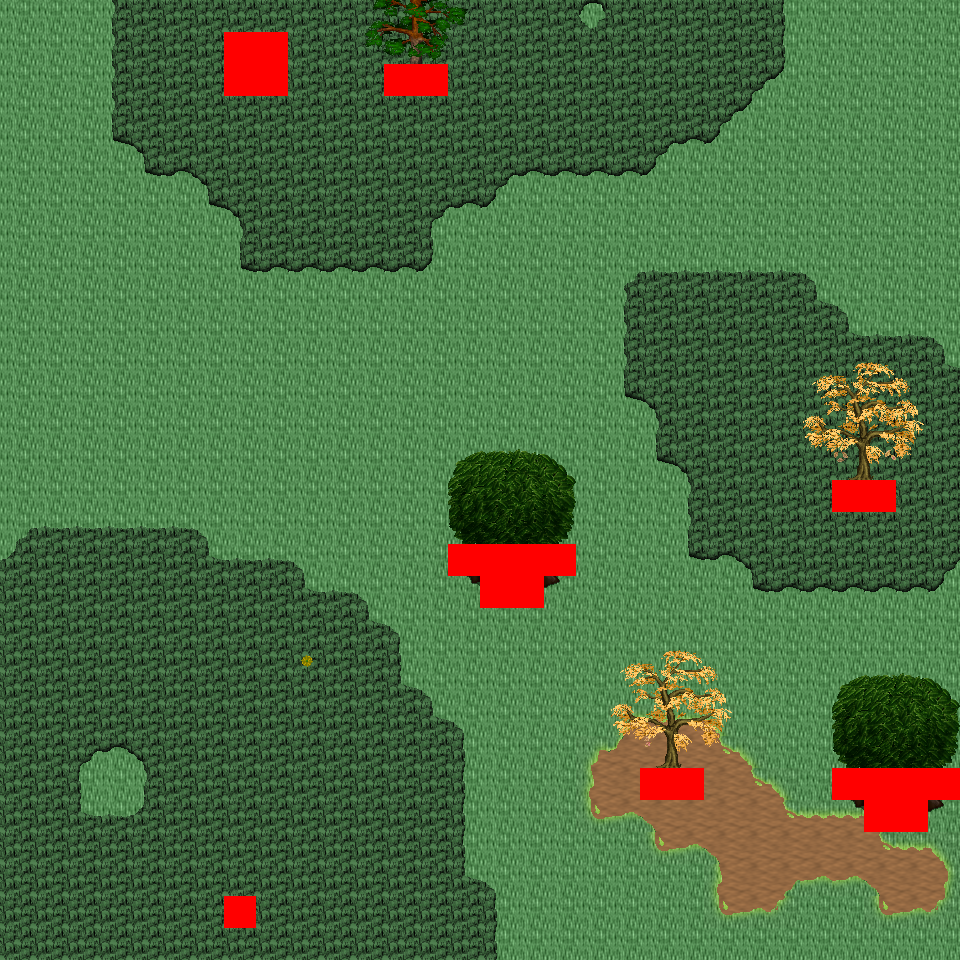

Below is a game level as drawn by its tile map, then a one-line description and the .tmx that defines it (tile-layer data replaced by summaries):
An orthogonal 30x30 tile map with 32x32 px tiles, 6 tile layers (Ground, Object, Object2, Above, ...), 18 tilesets and 5 objects (5x mapExit).

<map version="1.0" orientation="orthogonal" renderorder="right-down" width="30" height="30" tilewidth="32" tileheight="32" nextobjectid="6">
  <tileset firstgid="1" name="tileset_logic_collision" tilewidth="32" tileheight="32" tilecount="1" columns="1">
    <image source="../drawable/tileset_logic_collision.png" width="32" height="32" />
  </tileset>
  <tileset firstgid="2" name="tileset_ground_ground" tilewidth="32" tileheight="32" tilecount="33" columns="3">
    <image source="../drawable/tileset_ground_ground.png" width="96" height="352" />
  </tileset>
  <tileset firstgid="35" name="tileset_ground_grass_corners" tilewidth="32" tileheight="32" tilecount="24" columns="6">
    <image source="../drawable/tileset_ground_grass_corners.png" width="192" height="128" />
  </tileset>
  <tileset firstgid="59" name="tileset_ground_grass_edges" tilewidth="32" tileheight="32" tilecount="36" columns="12">
    <image source="../drawable/tileset_ground_grass_edges.png" width="384" height="96" />
  </tileset>
  <tileset firstgid="95" name="tileset_ground_grass_2" tilewidth="32" tileheight="32" tilecount="21" columns="3">
    <image source="../drawable/tileset_ground_grass_2.png" width="96" height="224" />
  </tileset>
  <tileset firstgid="116" name="tileset_plant_leaves" tilewidth="32" tileheight="32" tilecount="8" columns="4">
    <image source="../drawable/tileset_plant_leaves.png" width="128" height="64" />
  </tileset>
  <tileset firstgid="124" name="tileset_plant_tree_tree_darkgreen" tilewidth="32" tileheight="32" tilecount="88" columns="8">
    <image source="../drawable/tileset_plant_tree_tree_darkgreen.png" width="256" height="352" />
  </tileset>
  <tileset firstgid="212" name="tileset_plant_tree_fall_trees" tilewidth="32" tileheight="32" tilecount="40" columns="8">
    <image source="../drawable/tileset_plant_tree_fall_trees.png" width="256" height="160" />
  </tileset>
  <tileset firstgid="252" name="tileset_plant_tree_pine_tree" tilewidth="32" tileheight="32" tilecount="20" columns="4">
    <image source="../drawable/tileset_plant_tree_pine_tree.png" width="128" height="160" />
  </tileset>
  <tileset firstgid="272" name="tileset_plant_stump_hollow_logs" tilewidth="32" tileheight="32" tilecount="6" columns="3">
    <image source="../drawable/tileset_plant_stump_hollow_logs.png" width="96" height="64" />
  </tileset>
  <tileset firstgid="278" name="tileset_plant_stump_small_stump" tilewidth="32" tileheight="32" tilecount="4" columns="2">
    <image source="../drawable/tileset_plant_stump_small_stump.png" width="64" height="64" />
  </tileset>
  <tileset firstgid="282" name="tileset_plant_stump_stump_pale_purple" tilewidth="32" tileheight="32" tilecount="4" columns="2">
    <image source="../drawable/tileset_plant_stump_stump_pale_purple.png" width="64" height="64" />
  </tileset>
  <tileset firstgid="286" name="tileset_plant_flower_daisy_blue" tilewidth="32" tileheight="32" tilecount="8" columns="2">
    <image source="../drawable/tileset_plant_flower_daisy_blue.png" width="64" height="128" />
  </tileset>
  <tileset firstgid="294" name="tileset_plant_flower_daisy_red" tilewidth="32" tileheight="32" tilecount="8" columns="2">
    <image source="../drawable/tileset_plant_flower_daisy_red.png" width="64" height="128" />
  </tileset>
  <tileset firstgid="302" name="tileset_plant_flower_daisy_white" tilewidth="32" tileheight="32" tilecount="8" columns="2">
    <image source="../drawable/tileset_plant_flower_daisy_white.png" width="64" height="128" />
  </tileset>
  <tileset firstgid="310" name="tileset_plant_flower_daisy_yellow" tilewidth="32" tileheight="32" tilecount="8" columns="2">
    <image source="../drawable/tileset_plant_flower_daisy_yellow.png" width="64" height="128" />
  </tileset>
  <tileset firstgid="318" name="tileset_logic_creature_ent" tilewidth="32" tileheight="32" tilecount="4" columns="4">
    <image source="../drawable/tileset_logic_creature_ent.png" width="128" height="32" />
  </tileset>
  <tileset firstgid="322" name="tileset_logic_creature_animal" tilewidth="32" tileheight="32" tilecount="32" columns="8">
    <image source="../drawable/tileset_logic_creature_animal.png" width="256" height="128" />
  </tileset>
  <layer name="Ground" width="30" height="30">
    <data>[900 cells, 900 non-empty, 3 distinct tile ids]</data>
  </layer>
  <layer name="Object" width="30" height="30">
    <data>[900 cells, 169 non-empty, 44 distinct tile ids]</data>
  </layer>
  <layer name="Object2" width="30" height="30">
    <data>[900 cells, 15 non-empty, 15 distinct tile ids]</data>
  </layer>
  <layer name="Above" width="30" height="30">
    <data>[900 cells, 64 non-empty, 36 distinct tile ids]</data>
  </layer>
  <layer name="Above2" width="30" height="30">
    <data>[900 cells, 0 non-empty, 0 distinct tile ids]</data>
  </layer>
  <layer name="Walkable" width="30" height="30">
    <data>[900 cells, 23 non-empty, 1 distinct tile ids]</data>
  </layer>
  <objectgroup name="MapEvents">
    <object id="1" name="north" type="mapExit" x="0" y="0" width="960" height="32">
      <properties>
        <property name="map" value="level_0_x20_y25" />
        <property name="x" value="0" />
        <property name="y" value="28" />
      </properties>
    </object>
    <object id="2" name="south" type="mapExit" x="0" y="928" width="960" height="32">
      <properties>
        <property name="map" value="level_0_x20_y27" />
        <property name="x" value="0" />
        <property name="y" value="1" />
      </properties>
    </object>
    <object id="3" name="west" type="mapExit" x="0" y="0" width="32" height="960">
      <properties>
        <property name="map" value="level_0_x19_y26" />
        <property name="x" value="28" />
        <property name="y" value="0" />
      </properties>
    </object>
    <object id="4" name="east" type="mapExit" x="928" y="0" width="32" height="768">
      <properties>
        <property name="map" value="level_0_x21_y26" />
        <property name="x" value="1" />
        <property name="y" value="0" />
      </properties>
    </object>
    <object id="5" name="east2" type="mapExit" x="928" y="800" width="32" height="160">
      <properties>
        <property name="map" value="level_0_x21_y26" />
        <property name="x" value="1" />
        <property name="y" value="25" />
      </properties>
    </object>
  </objectgroup>
</map>
